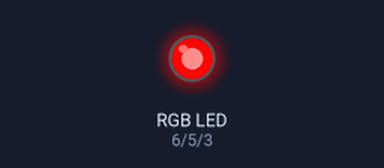
Recording of a sketch running on a simulated Arduino Uno, built with avr-gcc and run on an emulated ATmega328P. On the bench: an RGB LED mixed from three pins (HIGH = lit). Dim RGB values are drawn brighter than linear.

Above: at 0.05 s.
At 0.95 s:
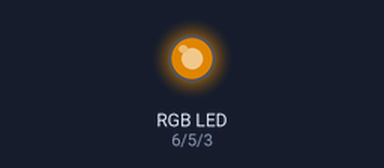
At 1.8 s:
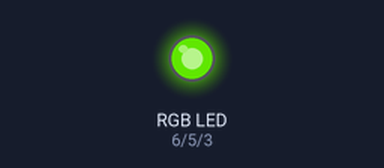
At 3.6 s:
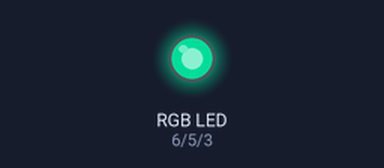
At 5.35 s:
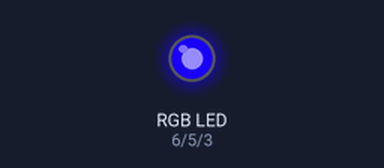
At 7.15 s:
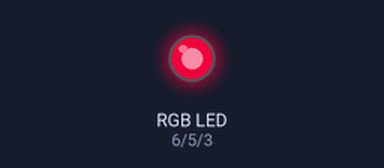
Timing chart, 0 to 10.0 s (numbered marks = the images above):
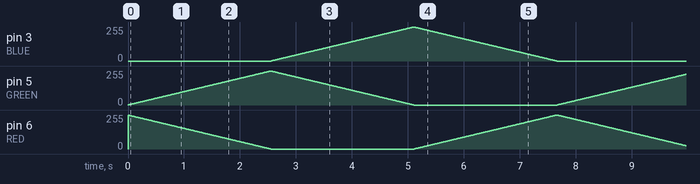

The sketch:

L04-RGB-LED.ino
```cpp
// Define pins
#define BLUE 3
#define GREEN 5
#define RED 6

void setup() {
    pinMode(BLUE, OUTPUT);
    pinMode(GREEN, OUTPUT);
    pinMode(RED, OUTPUT);
    digitalWrite(BLUE, LOW);
    digitalWrite(GREEN, LOW);
    digitalWrite(RED, HIGH);
}

int redValue;
int greenValue;
int blueValue;

void loop() {
    // Fading time between colors
    #define delayTime 10

    redValue = 255;
    greenValue = 0;
    blueValue = 0;

    // Color changes, red to green
    for(int i = 0; i < 255; i += 1) {
        redValue -= 1;
        greenValue += 1;

        analogWrite(RED, redValue);
        analogWrite(GREEN, greenValue);
        delay(delayTime);
    }

    redValue = 0;
    greenValue = 255;
    blueValue = 0;

    // Color changes, green to blue
    for(int i = 0; i < 255; i += 1) {
        greenValue -= 1;
        blueValue += 1;

        analogWrite(GREEN, greenValue);
        analogWrite(BLUE, blueValue);
        delay(delayTime);
    }

    redValue = 0;
    greenValue = 0;
    blueValue = 255;

    // Color changes, blue to red
    for(int i = 0; i < 255; i += 1) {
        blueValue -= 1;
        redValue += 1;

        analogWrite(BLUE, blueValue);
        analogWrite(RED, redValue);
        delay(delayTime);
    }
}
```
